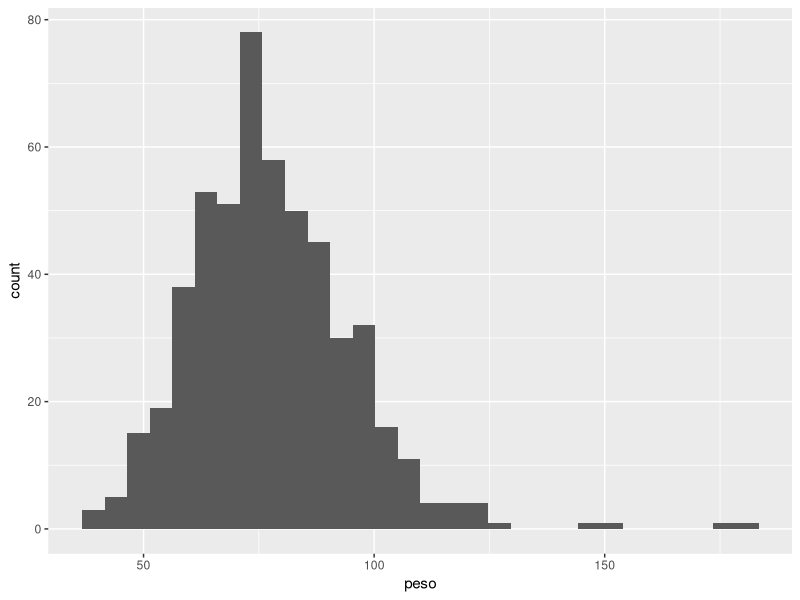
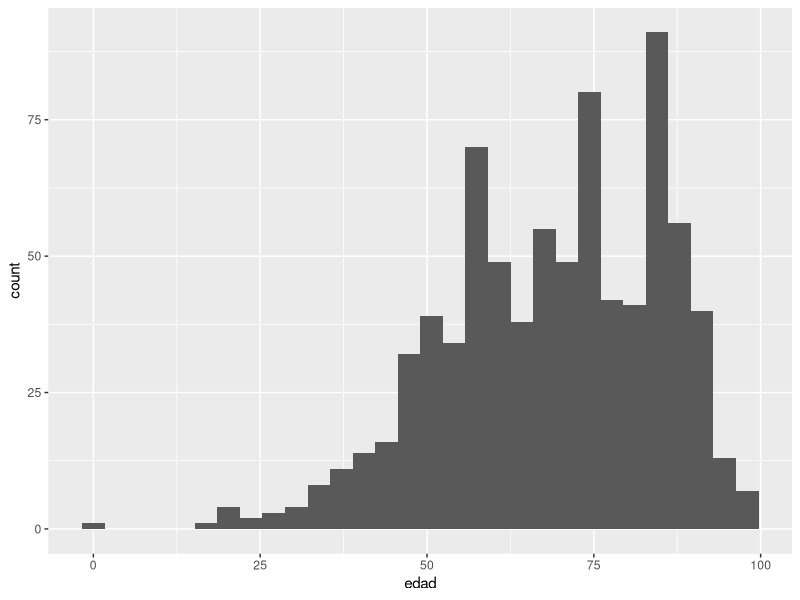
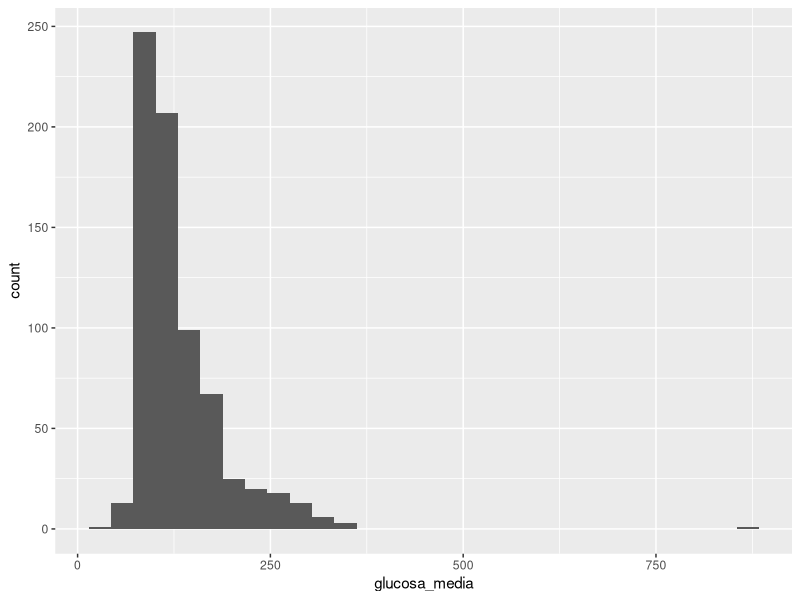
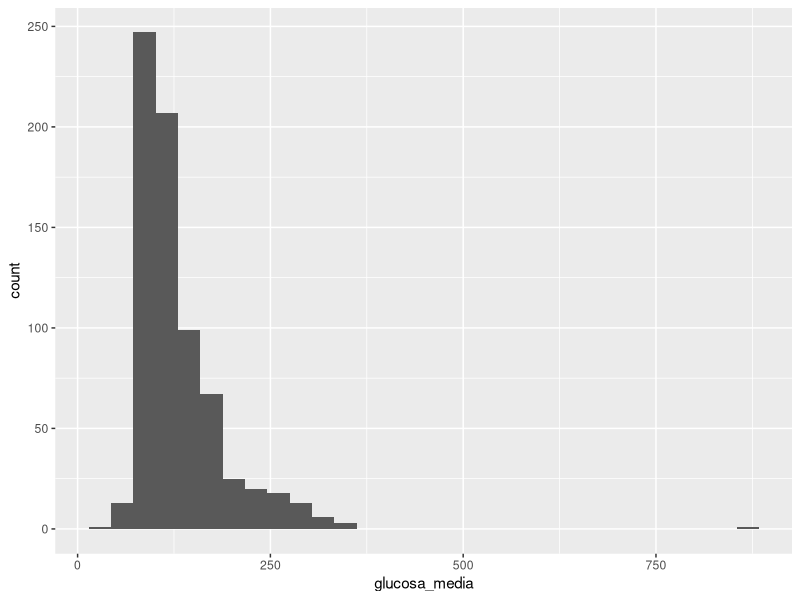
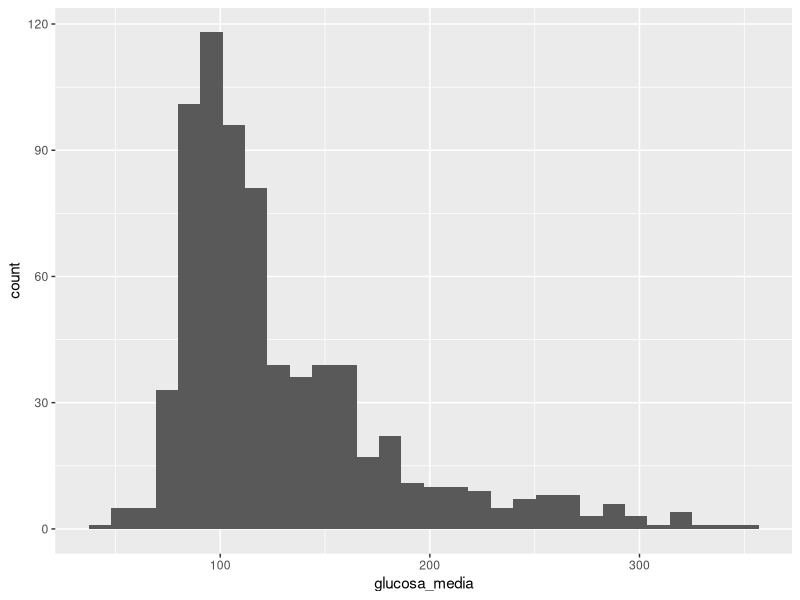
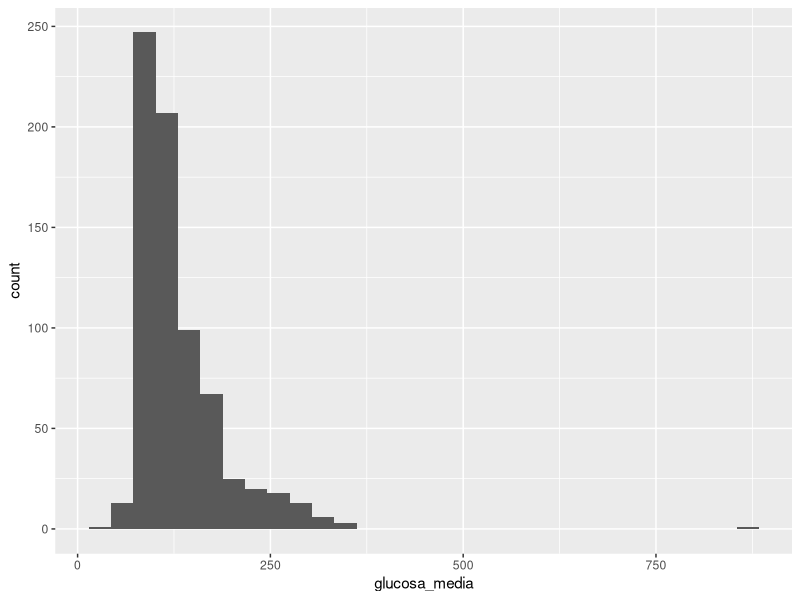
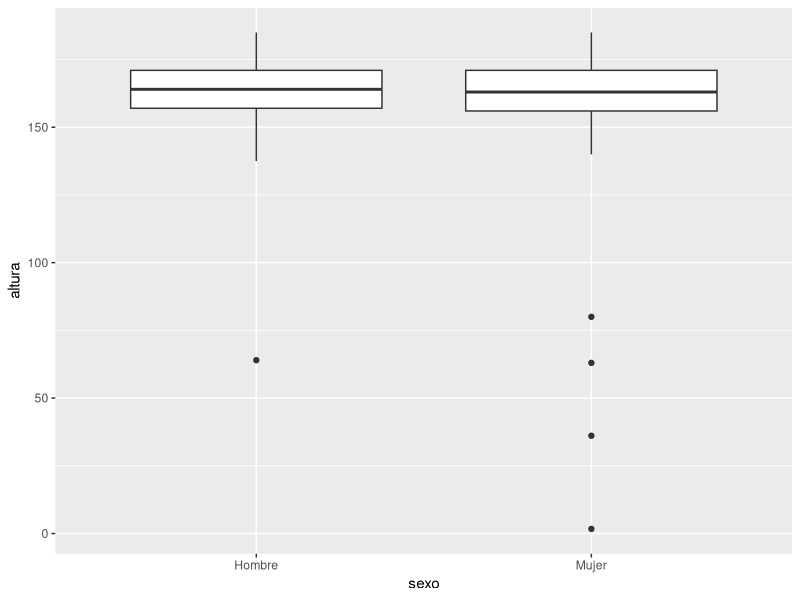
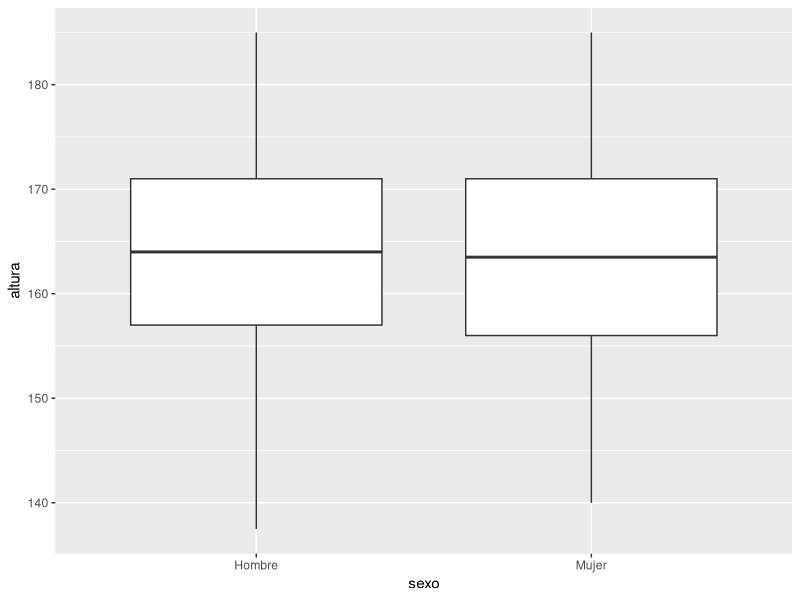

The R source for these figures, in order:
library(tidyverse)

setwd("~/CursoR/")

tratamientos <- read_csv("Tratamientos_habituales.csv")

tratamientos %>% 
  pivot_longer(trat_habitual_opc___1:trat_habitual_opc___99,names_to = "Variable", values_to = "Tratamiento") %>% 
  drop_na(Tratamiento) %>% 
  group_by(Tratamiento) %>% 
  summarise(Numero = n()) %>% 
  View()

tratamientos %>% 
  pivot_longer(starts_with("trat_habitual_opc"),names_to = "Variable", values_to = "Tratamiento") %>% 
  drop_na(Tratamiento) %>% 
  group_by(Tratamiento) %>% 
  summarise(Numero = n()) %>% 
  View()

comorbilidades <- read_csv("Comorbilidades.csv")

comorbilidades %>% 
  pivot_longer(starts_with("fact_riesgo_com"), names_to = "Variable",values_to = "Comorbilidad") %>% 
  drop_na(Comorbilidad) %>% select(record_id, Comorbilidad)

radiologia <- read_csv("Radiologia.csv")

patron_radio <-radiologia %>% 
  select(record_id,redcap_repeat_instance,starts_with("patron_radio")) %>% 
  pivot_longer(starts_with("patron_"), names_to = "Variable",values_to = "PatronRadiologico") %>% 
  drop_na(PatronRadiologico)

radio_tipo <- radiologia %>% 
  select(record_id, redcap_repeat_instance, starts_with("radio_tipo")) %>% 
  pivot_longer(starts_with("radio_tipo"), names_to = "Variable",values_to = "RadioTipo") %>% 
  drop_na(RadioTipo) %>% 
  select(-Variable)


### Ejercicios con Join

ingresos <- read_csv("Ingreso.csv")
outcome <- read_csv("Outcome.csv")


ingresos %>%
  select(-starts_with("redcap"),-ingreso_complete) %>%
  left_join(outcome) %>% 
  View()

ingresos %>% 
  inner_join(outcome, by = "record_id") %>% View()


###Ejercicio1 1.	Combina la tabla de ingreso con las comorbilidades calculadas anteriormente. 
##                Calcula la frecuencia total de cada comorbilidad por sexo.

comor_long <- comorbilidades %>% 
  pivot_longer(starts_with("fact_riesgo_com"), names_to = "Variable",values_to = "Comorbilidad") %>% 
  drop_na(Comorbilidad) %>% select(record_id, Comorbilidad)

ingresos %>% 
  inner_join(comor_long ,by = "record_id") %>% 
  group_by(sexo , Comorbilidad) %>% 
  summarise(Total = n()) %>% View()

#### Ejercicio2 2.	Combina la tabla de ingreso con los tratamientos habituales.
##                  Calcula la frecuencia total de cada tratamiento por sexo.

trat_long <- tratamientos %>% 
  pivot_longer(starts_with("trat_habitual_opc"), names_to = "Variable", values_to = "Tratamiento") %>% 
  drop_na(Tratamiento)

ingresos %>% 
  inner_join(trat_long ,by = "record_id") %>% 
  group_by(sexo,Tratamiento) %>% 
  summarise(Total = n()) %>% View()


ingresos %>% 
  group_by(sexo) %>%
  mutate(TotalPacientes = n()) %>% 
  ungroup() %>% 
  inner_join(trat_long ,by = "record_id") %>%
  group_by(sexo,Tratamiento,TotalPacientes) %>% 
  summarise(Total = n()) %>% 
  ungroup() %>% 
  mutate(frecuencia = 100* Total / TotalPacientes) %>% 
  View()


### Ejercicio 3 3.	Combina las tablas de Ingreso y Outcome y 
##                  calcula el numero de exitus en cada grupo de genero.

ingresos %>% 
  inner_join(outcome ,by = "record_id") %>% 
  filter(grepl("Exitus",outcomefinal)) %>% 
  group_by(sexo) %>% 
  summarise(Total = n()) %>% View()

ingresos %>% 
  inner_join(... ,by = "record_id") %>% 
  filter(outcomefinal =="Exitus" | outcomefinal == "Exitus LTE") %>% 
  group_by(...) %>% 
  summarise(Total = n()) %>% View()



#### Ejercicios ggplot1

### Ejercicio1 •	Representa el histograma de las edades de Ingreso: primero hombres y luego mujeres.

ingresos %>% 
  filter(peso > 20 & peso < 300) %>% 
  ggplot(aes(x = peso)) + geom_histogram() 

ingresos %>% 
  separate(fecha_nac,into = c("ano_nac","mes_nac","dia_nac"),sep = "-") %>% 
  separate(ingreso_fecha, into = c("ano_in","mes_in","dia_in"), sep ="-") %>% 
  separate(dia_in, into = c("dia_in","hora_in"), sep = " ") %>% 
  mutate(edad = as.numeric(ano_in)-as.numeric(ano_nac)) %>% 
  ggplot(aes(x = edad)) + geom_histogram()
  
### Ejercicio 2•	Representa el histograma de la media de la glucosa  de cada paciente

bioquimica <- read_csv("Bioquimica.csv")

bioquimica %>% 
  group_by(record_id) %>% 
  summarise(glucosa_media = mean(glucosa,na.rm = TRUE)) %>% 
  ggplot(aes(x=glucosa_media)) + geom_histogram()

bioquimica %>%
  drop_na(glucosa) %>% 
  group_by(record_id) %>% 
  summarise(glucosa_media = mean(glucosa)) %>% 
  ggplot(aes(x=glucosa_media)) + geom_histogram()

bioquimica %>%
  filter(glucosa < 500) %>% 
  filter(!is.na(glucosa)) %>% 
  group_by(record_id) %>% 
  summarise(glucosa_media = mean(glucosa)) %>% 
  ggplot(aes(x=glucosa_media)) + geom_histogram()


bioquimica %>%
  drop_na(glucosa) %>% 
  group_by(record_id) %>% 
  summarise(glucosa_media = mean(glucosa)) %>% 
  ggplot() + geom_histogram(aes(x=glucosa_media))


### Ejercicio 3 •	Representa en un boxplot las alturas de cada sexo (elimina los outliers).

ingresos %>% 
  ggplot(aes(x = sexo, y = altura)) + geom_boxplot()
ingresos %>% 
  filter(altura > 100 & altura < 300) %>% 
  ggplot(aes(x=sexo, y = altura)) + geom_boxplot()
ingresos %>% 
  filter(altura > 100 & altura < 300) %>% 
  ggplot(aes(x=sexo, y = altura)) + geom_dotplot(binaxis = "y", stackdir = "center")

#### Ejercicio 4 •	Representa en un boxplot las creatininas por cada grupo de outcome

bioquimica %>% 
  inner_join(outcome, by ="record_id") %>% 
  drop_na(creatinina) %>% 
  drop_na(outcomefinal) %>%
  mutate(creatinina = as.numeric(creatinina)) %>%   #### Es un principio creatinina es un character y tenemos que cambiarle de tipo
  ggplot(aes(x=outcomefinal, y = creatinina, fill = outcomefinal)) + geom_boxplot()





